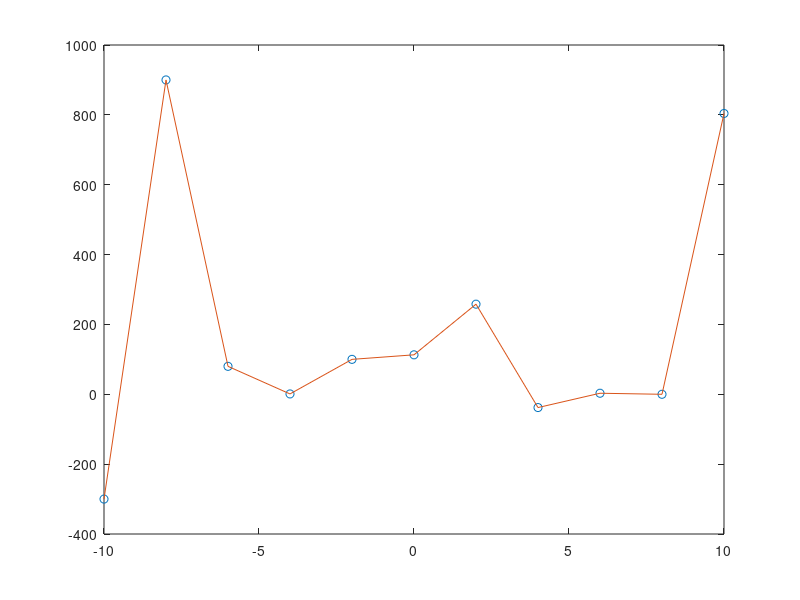

Write MATLAB code to recreate this figure.
%polyfit(x, y, m);
%m = grado del polinomio
%yc = ax^m + ... + am*xi;

%polyval(a, x)
%a = coeficients
%x = [x1, x2, ..., xn]
%yci = a2x1^m + ... + am*xi;

% Programa para realizar ajustes no lineales por mínimos cuadrados.
clc;
clear;
close all;
x = -10:2:10;
y = [-300 900 80 1 100 113 258 -38 3 0 804];
plot(x, y, 'LineStyle','none', 'marker', 'o');

coef = polyfit(x, y, 10);
hold on;

y_func = polyval(coef, x);
plot(x, y_func);
coef